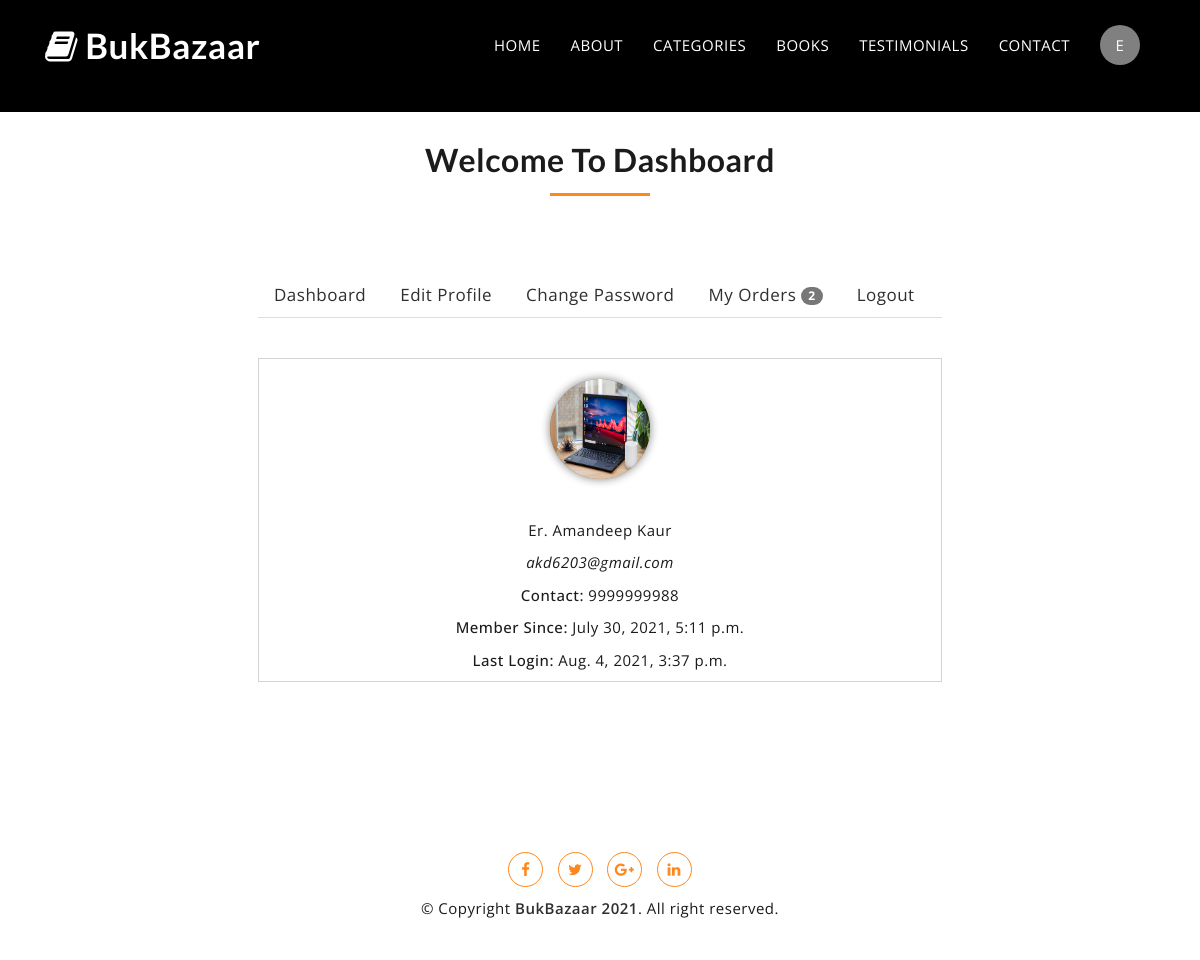
The app's page /dashboard/ (signed in) with its own data.
### myapp/models.py (models this page shows, shortened)
class user_profile(models.Model):
    user = models.OneToOneField(User, on_delete=models.CASCADE)
    profile_pic = models.ImageField(upload_to="users/%Y/%m/%d", null=True, blank=True)
    contact_number = models.CharField(max_length=30, blank=True)
    address = models.TextField(blank=True)

### myapp/views.py (the view, shortened to what this page needs)
# urls.py: path('dashboard/', views.dashboard, name="dashboard"),
def dashboard(request):
    context={}
    my_orders = order.objects.filter(user__username=request.user.username, status=True).order_by('-id')
    context['orders'] = my_orders
    try:
        user_details = user_profile.objects.get(user__username = request.user.username)
        context['profile'] = user_details
    except:
        return HttpResponse("<h1>You are not allowed here!</h1>")
    return render(request,"dashboard.html", context)

### template/dashboard.html (shortened to what this page needs)
{% extends "header_footer.html" %}
{% block content %}
<section id="mu-contact" style="margin-top:1%;">
    <div class="container">
        <div class="row">
            <div class="col-md-12">
                <div class="mu-contact-area">
                    <div class="mu-heading-area">
                        <h2 class="mu-heading-title" style="margin-top: 30px;">Welcome To Dashboard</h2>
                        <span class="mu-header-dot"></span>
                    </div>
                    <div class="mu-contact-content">
                        <ul class="nav nav-tabs">
                            <li class="nav-item">
                                <a href="#dash" class="nav-link" data-toggle="tab">Dashboard</a>
                            </li>
                            <li class="nav-item">
                                <a href="#edit" class="nav-link" data-toggle="tab">Edit Profile</a>
                            </li>
                            <li class="nav-item">
                                <a href="#cpass" class="nav-link" data-toggle="tab">Change Password</a>
                            </li>
                            <li class="nav-item">
                                <a href="#orders" class="nav-link" data-toggle="tab">My Orders
                                    <span class="badge">{{orders|length}}</span>
                                </a>
                            </li>
                            <li class="nav-item">
                                <a href="{% url 'logout' %}" class="nav-link" >Logout</a>
                            </li>
                        </ul>
                        <div class="tab-content">
                            <div class="tab-pane container-fluid active" id="dash">
                                <div class="row">
                                    <div class="col-md-12 text-center dash-content">
                                        {% if profile.profile_pic %}
                                        <a href="/media/{{profile.profile_pic}}"><img src="/media/{{profile.profile_pic}}" alt="" class="pic"></a>
                                        {% else %}
                                        <span class='pic'>{{profile.user.first_name.0}}</span>
                                        {% endif %}
                                        <p>{{user.first_name}}</p>
                                        <p><em>{{user.email}}</em></p>
                                        <p><strong>Contact: </strong>{{profile.contact_number}}</p>
                                        <p><strong>Member Since: </strong>{{user.date_joined}}</p>
                                        <p><strong>Last Login: </strong>{{user.last_login}}</p>
                                    </div>
                                </div>
                            </div>
                        </div>
                    </div>
                </div>
            </div>
        </div>
    </div>
</section>
{% endblock %}

### template/header_footer.html (shortened to what this page needs)
<!DOCTYPE html>
{% load static %}
<html lang="en">
  <head>
    <link href="https://maxcdn.bootstrapcdn.com/font-awesome/4.6.3/css/font-awesome.min.css" rel="stylesheet">
    <link href="/static/css/bootstrap.min.css" rel="stylesheet">
    <link href="/static/css/slick.css" rel="stylesheet">
    <link id="switcher" href="/static/css/theme-color/default-theme.css" rel="stylesheet">
    <link href="/static/style.css" rel="stylesheet">
  </head>
  <body>
	<header id="mu-header" class="" role="banner">
		<div class="container">
			<nav class="navbar navbar-default mu-navbar">
			  	<div class="container-fluid">
				    <div class="navbar-header">
				      <a class="navbar-brand" href="{% url 'index' %}"><i class="fa fa-book" aria-hidden="true"></i> BukBazaar</a>
				    </div>
				    <div class="collapse navbar-collapse" id="bs-example-navbar-collapse-1">
				      	<ul class="nav navbar-nav mu-menu navbar-right">
					        <li><a href="{% url 'index' %}">HOME</a></li>
					        <li><a href="{% url 'index' %}#mu-book-overview">ABOUT</a></li>
				            <li><a href="{% url 'index' %}#mu-pricing">CATEGORIES</a></li>
				            <li><a href="{% url 'all_books' %}">BOOKS</a></li>
				            <li><a href="{% url 'index' %}#mu-testimonials">TESTIMONIALS</a></li>
				            <li><a href="{% url 'contact' %}">CONTACT</a></li>
							<li>
								{% if user.is_superuser %}
								<a href="/admin">
									<i class="fa fa-user" style="font-size: 20px;"></i>
								</a>
								{% elif user.is_active %}
									<a href="{% url 'dashboard'%}"><span class='pic'>{{user.first_name.0}}</span>
									</a>
								{% elif not user.is_authenticated %}
								<a href="{% url 'login' %}">
									<i class="fa fa-user" style="font-size: 20px;"></i>
								</a>
								{% endif %}
							</li>
				      	</ul>
				    </div>
			  	</div>
			</nav>
		</div>
	</header>
	{% block content %}{% endblock %}
	<footer id="mu-footer" role="contentinfo">
		<div class="container">
			<div class="mu-footer-area">
				<div class="mu-social-media">
					<a href="https://www.facebook.com/SachTechSol/" target="_blank"><i class="fa fa-facebook"></i></a>
					<a href="https://twitter.com/sach_tech" target="_blank"><i class="fa fa-twitter"></i></a>
					<a href="mailto:info@sachtechsolution.com" target="_blank"><i class="fa fa-google-plus"></i></a>
					<a href="https://www.linkedin.com/company/sachtech-solution-private-limited/?originalSubdomain=in" target="_blank"><i class="fa fa-linkedin"></i></a>
				</div>
				<p class="mu-copyright">&copy; Copyright <a  href="/">BukBazaar <script>var d=new Date();document.write(d.getFullYear());</script></a>. All right reserved.</p>
			</div>
		</div>
	</footer>
  </body>
</html>

### static/css/theme-color/default-theme.css (style rules this page uses)
.mu-send-msg-btn:hover, .mu-send-msg-btn:focus, .mu-book-overview-icon-box, .mu-social-media a, .mu-social-media a:hover, .mu-social-media a:focus, .mu-order-btn:hover, .mu-order-btn:focus { border: 1px solid #ff871c; color: #ff871c; }
#mu-hero, .mu-testimonial-slide .slick-dots li button:hover, .mu-testimonial-slide .slick-dots li button:focus, .mu-testimonial-slide .slick-dots li.slick-active button, .mu-header-dot, .mu-author-social a, .mu-pricing-content .mu-popular-price-tag, #mu-video-review:before { background-color: #ff871c; }

### static/style.css (style rules this page uses)
body, html { overflow-x:hidden; }
body { font-family: 'Open Sans', sans-serif; font-size: 15px; letter-spacing: 0.5px; line-height: 1.5; color: #1c1b1b; }
ul { padding: 0; margin: 0; }
ul li { list-style: disc; font-size: 17px; line-height: 1.59; }
a { text-decoration: none; color: #2f2f2f; }
h1, h2, h3, h4, h5, h6 { font-family: 'Lato', sans-serif; font-weight: 700; margin-top: 0; }
h2 { font-size: 32px; line-height: 1.13; }
img { border: none; max-width: 100%; }
strong { font-weight: 500; }
#mu-header { display: inline; float: left; width: 100%; position: absolute; left: 0; right: 0; top: 0; padding: 25px 0; z-index: 999; transition: all 0.5s; }
.navbar-default .navbar-brand { color: #fff; font-size: 35px; font-family: 'Lato', sans-serif; font-weight: 700; margin-top: -11px; }
.navbar-default { min-height: auto; }
.mu-navbar { background-color: transparent; border: none; border-radius: 0; margin-bottom: 0; }
.navbar-default .mu-menu li a { border-bottom: 2px solid transparent; color: #fff; font-size: 15px; font-weight: 400; padding: 0 0 5px; margin: 10px 15px 5px; transition: all 0.5s; position: relative; }
.navbar-default .mu-menu li a:after { display: block; position: absolute; bottom: -5px; content: ''; width: 0; height: 2px; background: #fff; -webkit-transition: all .5s; transition: all .5s; }
.mu-heading-area { display: inline; float: left; text-align: center; padding: 0 10%; width: 100%; }
.mu-heading-title { color: #1c1b1b; margin-bottom: 15px; position: relative; }
.mu-header-dot { border-radius: 0; height: 3px; width: 100px; display: inline-block; margin-bottom: 20px; }
#mu-contact { background-color: #fff; display: inline; float: left; width: 100%; }
.mu-contact-area { display: inline; float: left; padding: 100px 0; width: 100%; }
.mu-contact-content { display: inline; float: left; margin-top: 50px; width: 100%; padding: 0 20%; }
#mu-footer { display: inline; float: left; width: 100%; }
.mu-footer-area { display: inline; float: left; padding: 30px 0; text-align: center; width: 100%; }
.mu-footer-area a { font-weight: 600; }
.mu-social-media { display: inline; float: left; width: 100%; }
.mu-social-media a { display: inline-block; font-size: 15px; width: 35px; height: 35px; line-height: 33px; text-align: center; margin: 0 5px; -webkit-transition: all 0.5s; transition: all 0.5s; border-radius: 50%; }
.mu-copyright { margin-top: 10px; display: inline-block; }

### template/header_footer.html (style rules this page uses)
.pic { background-color: gray; color: white; display: inline-block; height: 40px;width: 40px; border-radius: 50%; text-align: center; line-height: 40px; position: relative;top: -10px; }

### template/dashboard.html (style rules this page uses)
.mu-header, nav,header { background-color: black !important; }
.dash-content { border:1px solid lightgray; margin:40px 0px; }
.dash-content .pic { background-color: gray; color: white; display: inline-block; height: 100px;width: 100px; border-radius: 50%; margin: 30px 0px; font-size: 30px; text-align: center; line-height: 100px; box-shadow: 0px 0px 10px gray; }

### records on screen
user_profile: profile_pic (picture), contact_number "9999999988"

### other values on screen
{{ user.first_name.0 }} "E"
{{ orders|length }} "2"
{{ user.first_name }} "Er. Amandeep Kaur"
{{ user.email }} "akd6203@gmail.com"
{{ user.date_joined }} "July 30, 2021, 5:11 p.m."
{{ user.last_login }} "Aug. 4, 2021, 3:37 p.m."
